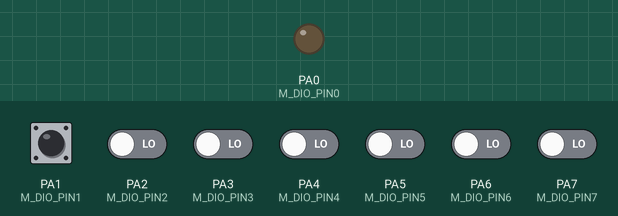
Recording of a program running on a simulated ATmega32, built with avr-gcc and emulated at 8 MHz. Shown: output pins drawn as LEDs (lit = HIGH). Inputs (shaded band) come from the test bench; at power-on: PA1 (M_DIO_PIN1) HIGH, PA2 (M_DIO_PIN2), PA3 (M_DIO_PIN3), PA4 (M_DIO_PIN4), PA5 (M_DIO_PIN5), PA6 (M_DIO_PIN6), PA7 (M_DIO_PIN7) LOW.

Above: at 1.2 s.
1.3 s: PA1 (M_DIO_PIN1) pulled LOW for 0.15 s
At 1.4 s:
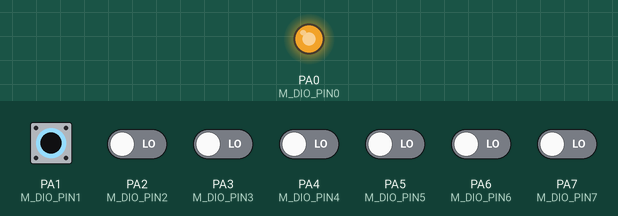
Timing chart, 0 to 4.3 s (numbered marks = the images above; inputs shaded):
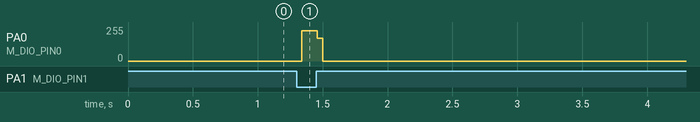

The program:

main.c
```c
/*
 * main.c
 *
 *  Created on: Oct 1, 2021
 *      Author: Dell
 */
#include "STD_TYPES.h"
#include "BIT_MATH.h"
#include "DIO_int.h"
#include <util/delay.h>

int main(void)
{
	u8 switch_state =0;
	//M_DIO_Vid_WrtPinDir(M_DIO_PORTA,M_DIO_PIN0,M_DIO_OUTPUT);
	//M_DIO_Vid_WrtPinDir(M_DIO_PORTA,M_DIO_PIN1,M_DIO_INPUT);
	//M_DIO_Vid_wrtPinVal(M_DIO_PORTA,M_DIO_PIN1,M_DIO_HIGH);
	M_DIO_Vid_WrtPortDir(M_DIO_PORTA,0x01);
	M_DIO_Vid_WrtPortVal(M_DIO_PORTA,0x02);

	while(1)
	{
		switch_state=M_DIO_u8_READPinVal(M_DIO_PORTA,M_DIO_PIN1);
		if(switch_state==0)
		{
			M_DIO_Vid_wrtPinVal(M_DIO_PORTA,M_DIO_PIN0,M_DIO_HIGH);
		}else
		{
			M_DIO_Vid_wrtPinVal(M_DIO_PORTA,M_DIO_PIN0,M_DIO_LOW);
		}
	}
}
```

BIT_MATH.h
```c
/*
*Name     :Eman Elsayed
*Layer    :Liberary
*version  :V1.0 - 01/OCT/2021
*/

#ifndef BIT_MATH_H_
#define BIT_MATH_H_

#define   SET_BIT(REG,BIT)     		( REG |=  (1<<BIT))
#define   CLR_BIT(REG,BIT)   		( REG &= ~(1<<BIT))
#define   TOG_BIT(REG,BIT)  		( REG ^=  (1<<BIT))
#define   CLR_REG(REG)       		( REG &= ~(255<<0))
#define   SET_REG(REG)         		( REG |=  (255<<0))
#define   IS_SET(REG,BIT)      		( REG &(1<<BIT))
#define   GIT_BIT(REG,BIT)     		( (REG>>BIT) &1)
#define   WRT_BIT(REG,BIT,VALUE)    ( REG=((REG &=~(1<<BIT))|(VALUE<<BIT)))
/*to write on bit     1-first clear bit   2-ORing Bit with value  */

#endif /* BIT_MATH_H_ */
```

DIO_int.h
```c
/*
*Name     :Eman Elsayed
*Layer    :MCAL
*version  :V1.0 - 01/OCT/2021
*/

#ifndef  _DIO_INT_H
#define  _DIO_INT_H


/*
*possibility of Argument and return
*/

typedef enum
{
	/* PORT ID */
	M_DIO_PORTA,
	M_DIO_PORTB,
	M_DIO_PORTC,
	M_DIO_PORTD,

	/* PIN NUMBERS*/
	M_DIO_PIN0=0,
	M_DIO_PIN1,
	M_DIO_PIN2,
	M_DIO_PIN3,
	M_DIO_PIN4,
	M_DIO_PIN5,
	M_DIO_PIN6,
	M_DIO_PIN7,

	/* DIRECTION pin*/
	M_DIO_INPUT=0,
	M_DIO_OUTPUT,

	/*PORT DIRECTION*/
	M_DIO_PORT_INPUT=0,
	M_DIO_PORT_OUTPUT=255,


	/*PIN  VALUE ID*/
	M_DIO_LOW=0,
	M_DIO_HIGH ,


	/*PORT VALUE ID*/
	M_DIO_PORT_LOW = 0,
	M_DIO_PORT_HIGH=255

}DIO_CONFIG;

/*
*public functions prototypes
*/

void M_DIO_Vid_WrtPinDir(u8 copy_u8_port,u8 copy_u8_pin,u8 copy_u8_Pindirecrion);
void M_DIO_Vid_wrtPinVal(u8 copy_u8_Port,u8 copy_u8_Pin,u8 copy_u8_pinVal);
u8   M_DIO_u8_READPinVal (u8 copy_u8_Port,u8 copy_u8_Pin);
void M_DIO_Vid_WrtPortDir(u8 copy_u8_port,u8 copy_u8_Portdirecrion);
void M_DIO_Vid_WrtPortVal(u8 copy_u8_port,u8 copy_u8_PortVal);
u8   M_DIO_u8_ReadPortVal(u8 copy_u8_Port);

#endif
```

DIO_pro.c
```c
/*
*Name     :Eman Elsayed
*Layer    :MCAL
*version  :V1.0 - 01/OCT/2021
*/

/*file inclusion */
#include "STD_TYPES.h"
#include "BIT_MATH.h"
#include "DIO_int.h"
#include "DIO_reg.h"


/*
*public functions defintions
*/

void M_DIO_Vid_WrtPinDir(u8 copy_u8_port,u8 copy_u8_pin,u8 copy_u8_direcrion)
{
	switch(copy_u8_port)
	{
		case M_DIO_PORTA: WRT_BIT(DDRA,copy_u8_pin,copy_u8_direcrion); break;
		case M_DIO_PORTB: WRT_BIT(DDRB,copy_u8_pin,copy_u8_direcrion); break;
		case M_DIO_PORTC: WRT_BIT(DDRC,copy_u8_pin,copy_u8_direcrion); break;
		case M_DIO_PORTD: WRT_BIT(DDRD,copy_u8_pin,copy_u8_direcrion); break;
		default:break;
	}
}
void M_DIO_Vid_wrtPinVal(u8 copy_u8_Port,u8 copy_u8_Pin,u8 copy_u8_pinVal)
{
	switch(copy_u8_Port)
	{
		case M_DIO_PORTA: WRT_BIT(PORTA,copy_u8_Pin,copy_u8_pinVal); break;
		case M_DIO_PORTB: WRT_BIT(PORTB,copy_u8_Pin,copy_u8_pinVal); break;
		case M_DIO_PORTC: WRT_BIT(PORTC,copy_u8_Pin,copy_u8_pinVal); break;
		case M_DIO_PORTD: WRT_BIT(PORTD,copy_u8_Pin,copy_u8_pinVal); break;
		default:break;
	}
}
u8  M_DIO_u8_READPinVal (u8 copy_u8_Port,u8 copy_u8_Pin)
{
	u8 local_u8_pinval=0;
	switch(copy_u8_Port)
	{
		case M_DIO_PORTA: local_u8_pinval = GIT_BIT(PINA,copy_u8_Pin); break;
		case M_DIO_PORTB: local_u8_pinval = GIT_BIT(PINB,copy_u8_Pin); break;
		case M_DIO_PORTC: local_u8_pinval = GIT_BIT(PINC,copy_u8_Pin); break;
		case M_DIO_PORTD: local_u8_pinval = GIT_BIT(PIND,copy_u8_Pin); break;
		default:break;
	}
	return local_u8_pinval;
}
void M_DIO_Vid_WrtPortDir(u8 copy_u8_port,u8 copy_u8_Portdirecrion)
{
	switch(copy_u8_port)
	{
		case M_DIO_PORTA: DDRA = copy_u8_Portdirecrion; break;
		case M_DIO_PORTB: DDRB = copy_u8_Portdirecrion; break;
		case M_DIO_PORTC: DDRC = copy_u8_Portdirecrion; break;
		case M_DIO_PORTD: DDRD = copy_u8_Portdirecrion; break;
	}
}
void M_DIO_Vid_WrtPortVal(u8 copy_u8_port,u8 copy_u8_PortVal)
{
	switch(copy_u8_port)
	{
		case M_DIO_PORTA: PORTA = copy_u8_PortVal ; break;
		case M_DIO_PORTB: PORTB = copy_u8_PortVal ; break;
		case M_DIO_PORTC: PORTC = copy_u8_PortVal ; break;
		case M_DIO_PORTD: PORTD = copy_u8_PortVal ; break;
	}
}
u8 M_DIO_u8_ReadPortVal(u8 copy_u8_Port)
{
	u8 local_u8_portVal=0;
	switch(copy_u8_Port)
	{
		case M_DIO_PORTA: local_u8_portVal = PINA ; break;
		case M_DIO_PORTB: local_u8_portVal = PINB ; break;
		case M_DIO_PORTC: local_u8_portVal = PINC ; break;
		case M_DIO_PORTD: local_u8_portVal = PIND ; break;
	}
	return local_u8_portVal;
}
```

DIO_reg.h
```c
/*
*Name     :Eman Elsayed
*Layer    :MCAL
*version  :V1.0 - 01/OCT/2021
*/

#ifndef  _DIO_REG_H
#define  _DIO_REG_H

 /* PORT A Related Registers */
#define   PORTA      *( (volatile u8*) 0x3B )
#define   DDRA       *( (volatile u8*) 0x3A )
#define   PINA       *( (volatile u8*) 0x39 )


 /* PORT B Related Registers */
#define   PORTB      *( (volatile u8*) 0x38 )
#define   DDRB       *( (volatile u8*) 0x37 )
#define   PINB       *( (volatile u8*) 0x36 )


 /* PORT C Related Registers */
#define   PORTC      *( (volatile u8*) 0x35 )
#define   DDRC       *( (volatile u8*) 0x34 )
#define   PINC       *( (volatile u8*) 0x33 )


 /* PORT D Related Registers */
#define   PORTD      *( (volatile u8*) 0x32 )
#define   DDRD       *( (volatile u8*) 0x31 )
#define   PIND       *( (volatile u8*) 0x30 )


#endif
```

STD_TYPES.h
```c
/*
*Name     :Eman Elsayed
*Layer    :Liberary
*version  :V1.0 - 01/OCT/2021
*/

#ifndef STD_TYPES_H
#define  STD_TYPES_H

typedef unsigned int          u32 ;
typedef signed int            s32  ;
typedef signed short int      s16 ;
typedef unsigned short int    u16 ;
typedef unsigned char         u8 ;
typedef signed char           s8 ;
#endif
```

Measured:
- after the input at 1.3 s, PA0 (M_DIO_PIN0): 0/255 → 227/255 at once, → 0/255 0.12 s later
